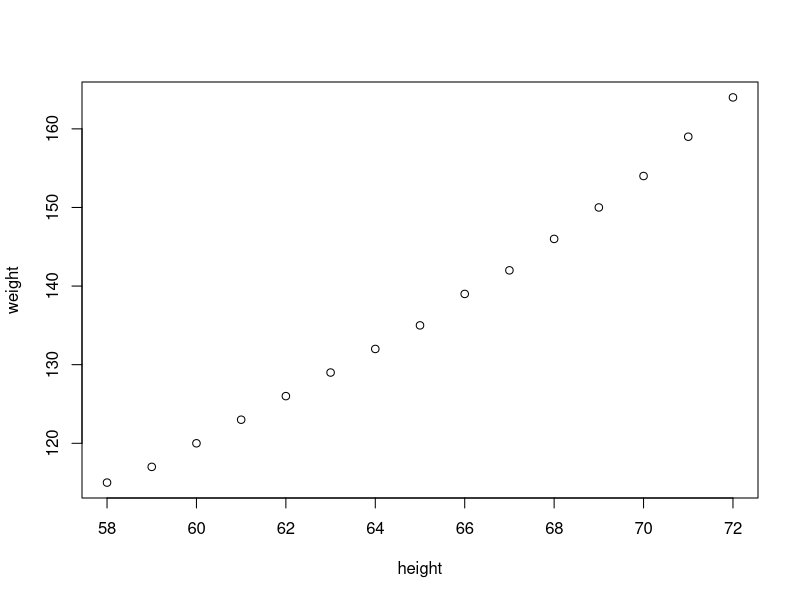
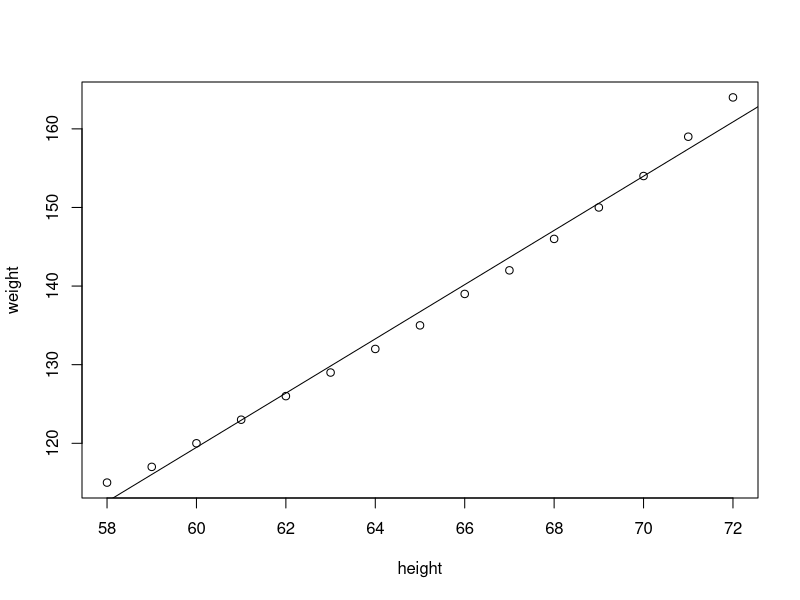
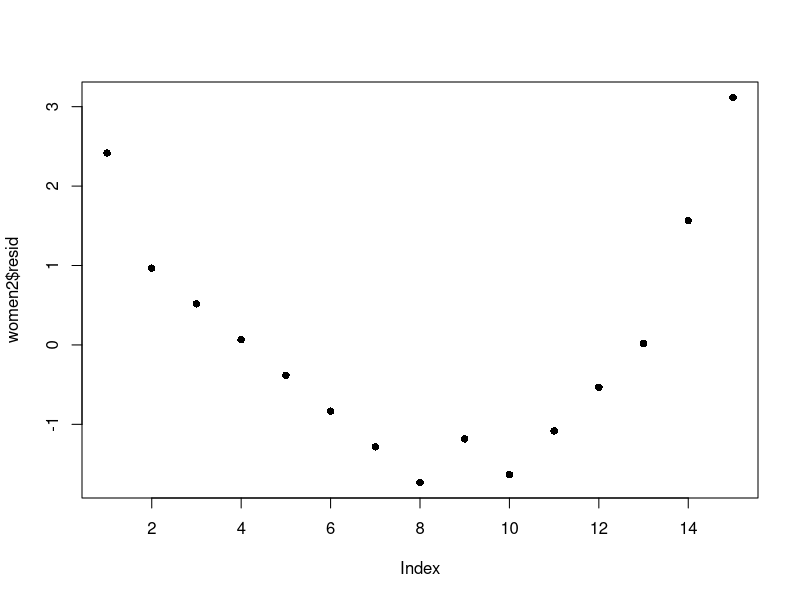
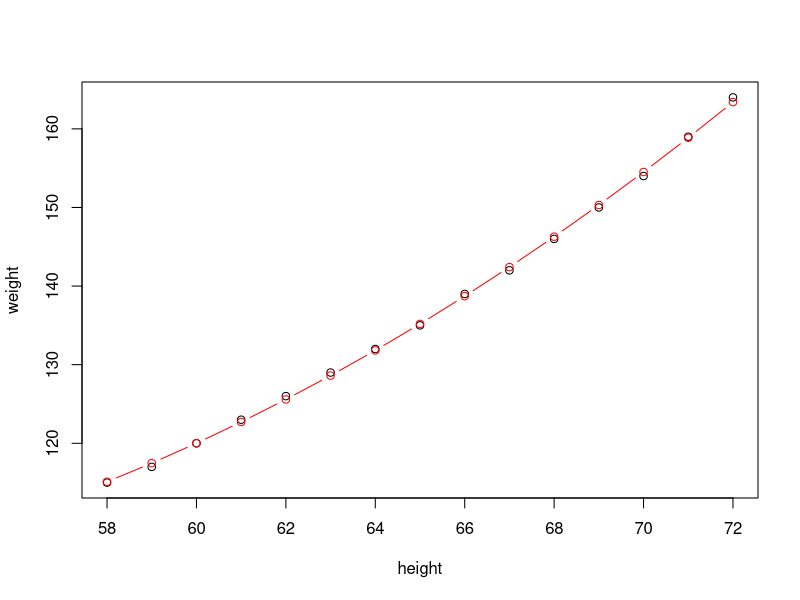
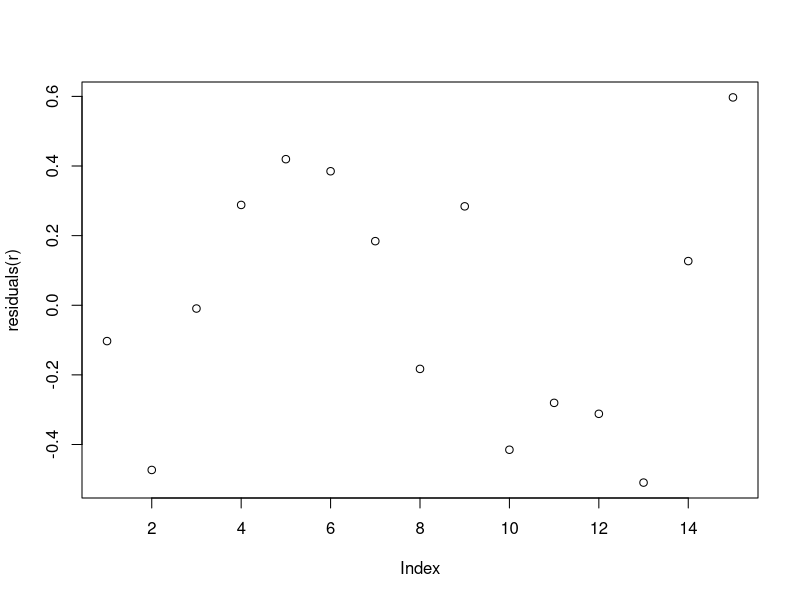
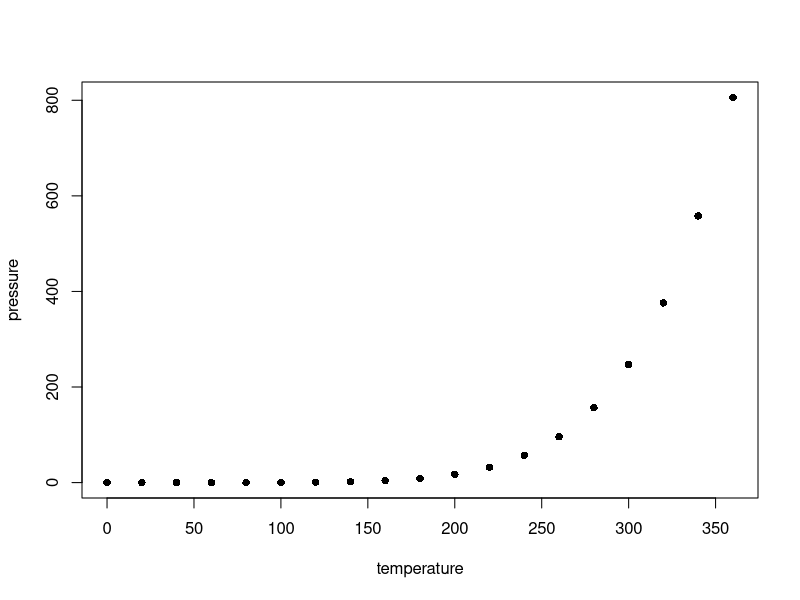
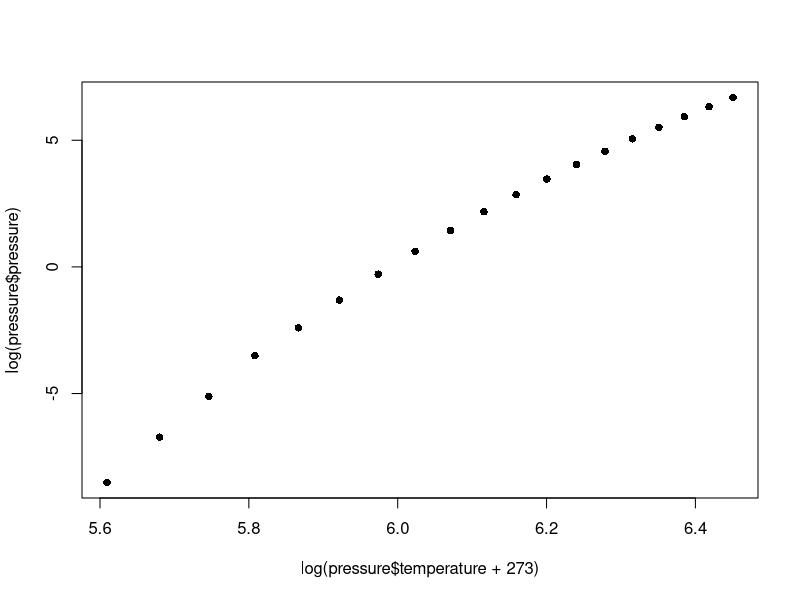
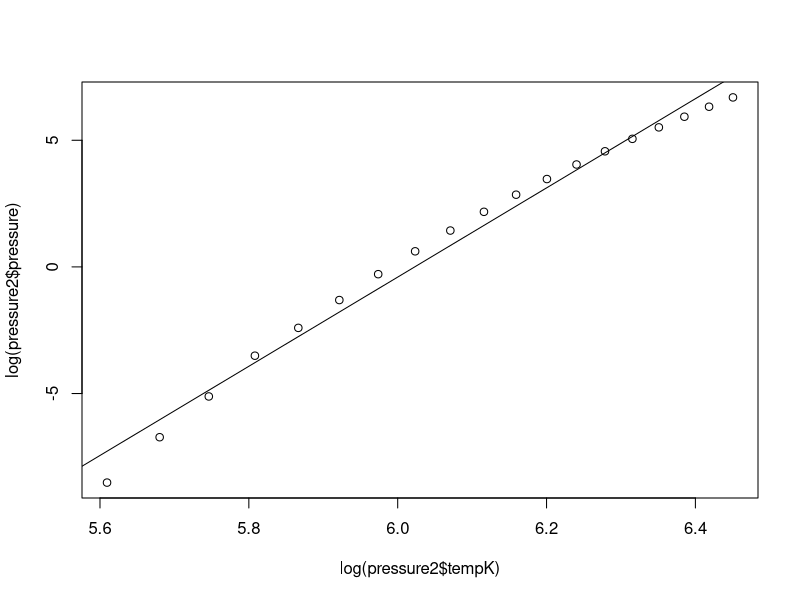

These figures' R source, in order:
## ---- chunk 1
set.seed(100)
knitr::opts_chunk$set(fig.align = "center", prompt = TRUE, dpi = 196,
                      out.height = 400)
options(width = 63)
## ---- chunk 2
women
## ---- chunk 3
plot(women)
## ---- chunk 4
m <- lm(weight ~ height, data = women)
m
## ---- chunk 5
plot(women)
abline(m)
## ---- chunk 6
new <- data.frame(height = 60.8)
new$weight <- predict(m, new)
new
## ---- chunk 7
women2 <- women
women2$prediction <- predict(m)
women2$residuals <- residuals(m)

head(women2)
## ---- chunk 8
plot(women2$resid, pch = 16)
## ---- chunk 9
summary(m)
## ---- chunk 10
confint(m)
## ---- chunk 11
p <- c(0.025, 0.975)
coef(m) + sqrt(diag(vcov(m))) %o%  qt(p, df = 13)
## ---- chunk 12
r <- lm(weight ~ height + I(height^2), data = women)
model.matrix(r)
## ---- chunk 13
women4 <- women
women4$predictions <- predict(r)
plot(women)
points(women4$height, women4$predictions, 
       type = "b", col = "red")
## ---- chunk 14
plot(residuals(r))
## ---- chunk 15
plot(pressure, pch=16)
## ---- chunk 16
plot(log(pressure$temperature + 273), 
     log(pressure$pressure), pch = 16)
## ---- chunk 17
pressure2 <- pressure
pressure2$tempK <- pressure2$temperature + 273
mp <- lm(log(pressure) ~ log(tempK), data = pressure2)
mp
## ---- chunk 18
plot(log(pressure2$tempK), log(pressure2$pressure))
abline(mp)
## ---- chunk 19
plot(residuals(mp), pch = 16)
## ---- chunk 20
summary(mp)
## ---- chunk 21
mp2 <- lm(log(pressure) ~ log(tempK) + I(log(tempK)^2), 
          data = pressure2)
mp2
## ---- chunk 22
plot(pressure2$tempK, pressure2$pressure)
points(pressure2$tempK, exp(predict(mp2)), type = "l")
